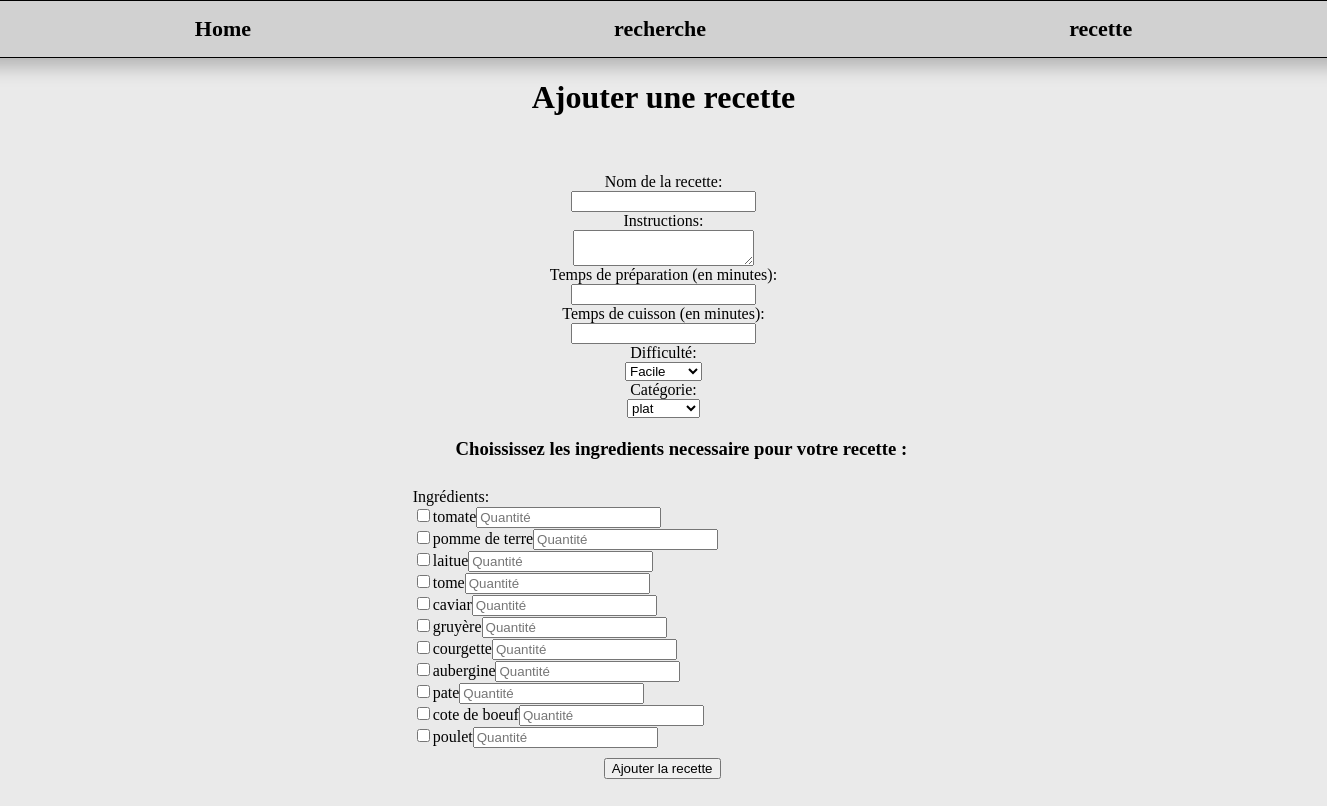
The page /src/component/ajout.php on the database its author committed.
### tables this page shows
CREATE TABLE `ingredients` (
  `ingredient_id` int(11) NOT NULL AUTO_INCREMENT,
  `nom_ingredient` varchar(255) DEFAULT NULL,
  `unite_mesure` varchar(50) DEFAULT NULL,
  PRIMARY KEY (`ingredient_id`)
);

### src/categorie/CategorieDAO.php (called while the page is built, shortened)
<?php
require_once("Categorie.php");
class CategorieDAO{
    private $db;
    public function __construct($db) {
        $this->db = $db;
    }
    public function getAllCategories() {
        $query = "SELECT * FROM categories";
        $stmt = $this->db->prepare($query);
        $categories = [];
        $stmt->execute();
        $rows = $stmt->fetchAll(PDO::FETCH_ASSOC);
        foreach($rows as $row) {
            $categorie = new Categorie($row['categorie_id'], $row['nom_categorie']);
            $categories[] = $categorie;
        }
        return $categories;
    }
}
?>

### src/categorie/Categorie.php (called while the page is built, shortened)
<?php
class Categorie {
    protected $categorie_id;
    protected $nom_categorie;
    public function __construct($categorie_id, $nom_categorie){
        $this->categorie_id = $categorie_id;
        $this->nom_categorie = $nom_categorie;
    }
    public function getCategorieId(){
        return $this->categorie_id;
    }
    public function getNomCategorie(){
        return $this->nom_categorie;
    }
}
?>

### src/ingredient/IngredientDAO.php (called while the page is built, shortened)
<?php
require_once('Ingredient.php');
class IngredientDAO{
    private $db;
    public function __construct($db){
        $this->db = $db;
    }
    public function getIngredients(){
        $sql = "SELECT * FROM ingredients";
        $stmt = $this->db->prepare($sql);
        $stmt->execute();
        $result = $stmt->fetchAll(PDO::FETCH_ASSOC);
        $ingredients = [];
        foreach($result as $row){
            $ingredient = new Ingredient($row['ingredient_id'], $row['nom_ingredient'], $row['unite_mesure']);
            array_push($ingredients, $ingredient);
        }
        return $ingredients;
    }
}
?>

### src/ingredient/Ingredient.php (called while the page is built, shortened)
<?php
class Ingredient{
    private $ingredient_id;
    private $nom_ingredient;
    public function __construct($ingredient_id, $nom_ingredient, $unite_mesure){
        $this->ingredient_id = $ingredient_id;
        $this->nom_ingredient = $nom_ingredient;
    }
    public function getIngredientId(){
        return $this->ingredient_id;
    }
    public function getNomIngredient(){
        return $this->nom_ingredient;
    }
}
?>

### src/component/ajout.php (the view, shortened to what this page needs)
<!DOCTYPE html>
<html lang="en">
<head>
    <link rel="stylesheet" href="../../Css/index.css">
</head>
<body>
    <header>
        <a href="../../index.php">Home</a>
        <a href="shearchBar.php">recherche</a>
        <a href="displayRecette.php">recette</a>
    </header>
    <h1>Ajouter une recette</h1>
    <?php
    require_once '../categorie/CategorieDAO.php';
    require_once '../config.php';
    $categorieDAO = new CategorieDAO($bdd);
    $categories = $categorieDAO->getAllCategories();
    ?>
    <div class="formulaire">
        <form method="post" action="">
            <div class="input-recette">
                <label for="nom_recette">Nom de la recette:</label>
                <input type="text" name="nom_recette" required>
                <label for="instruction">Instructions:</label>
                <textarea name="instruction" required></textarea>
                <label for="temps_preparation">Temps de préparation (en minutes):</label>
                <input type="number" name="temps_preparation" required>
                <label for="temps_cuisson">Temps de cuisson (en minutes):</label>
                <input type="number" name="temps_cuisson" required>
                <label for="difficulte">Difficulté:</label>
                <select name="difficulte" required>
                    <option value="1">Facile</option>
                </select>
                <label for="categorie_id">Catégorie:</label>
                <select name="categorie_id" required>
                    <?php foreach ($categories as $categorie): ?>
                        <option value="<?php echo $categorie->getCategorieId(); ?>"><?php echo      $categorie->getNomCategorie(); ?></option>
                    <?php endforeach; ?>
                </select>
            </div>
            <div class="input-ingredients">
                <h3>Choississez les ingredients necessaire pour votre recette : <br></h3>
                <label for="ingredients"><br>Ingrédients:</label>
                <?php
                    require_once '../ingredient/IngredientDAO.php';
                    $ingredientDAO = new IngredientDAO($bdd);
                    $ingredients = $ingredientDAO->getIngredients();
                    foreach ($ingredients as $ingredient) {
                        echo '<div>';
                        echo '<input type="checkbox" name="ingredients[]" value="' .        $ingredient->getIngredientId() . '">';
                        echo '<label>' . $ingredient->getNomIngredient() . '</label>';
                        echo '<input type="number" name="quantite[' . $ingredient->getIngredientId() .  ']"  placeholder="Quantité">';
                        echo '</div>';
                    }
                ?>
            </div>
            <input type="submit" value="Ajouter la recette" class="submit-recette">
        </form>
    </div>
</body>
</html>

### Css/index.css (style rules this page uses)
body { margin: 0; padding: 0; display: flex; flex-direction: column; justify-content: center; align-items: center; overflow-x: hidden; background-color: #eaeaea; }
header { border: 1px solid black; height: 3.5em; width: 98%; display: flex; justify-content: space-around; align-items: center; padding: 0 8em; box-shadow: 2px 4px 18px 5px rgba(0, 0, 0, 0.242); background-color: rgba(0, 0, 0, 0.104); }
header a { text-decoration: none; color: rgb(0, 0, 0); font-size: 22px; font-weight: bold; transition: all 0.5s ease-in-out; }
.formulaire { margin: 25px 0; padding: 10px; width: 90%; }
.input-recette { display: flex; flex-direction: column; align-items: center; }
.input-ingredients { margin: 10px 0; display: flex; width: 45%; flex-direction: column; align-items: start; margin-left: 29%; }
.input-ingredients h3 { margin: 10px 0; align-self: center; }
.submit-recette { margin-left: 45%; }

### rows shown on the page
ingredients: nom_ingredient "tomate"
ingredients: nom_ingredient "pomme de terre"
ingredients: nom_ingredient "laitue"
ingredients: nom_ingredient "tome"
ingredients: nom_ingredient "caviar"
ingredients: nom_ingredient "gruyère"
ingredients: nom_ingredient "courgette"
ingredients: nom_ingredient "aubergine"
ingredients: nom_ingredient "pate"
ingredients: nom_ingredient "cote de boeuf"
ingredients: nom_ingredient "poulet"

### other values the page prints
form field categorie_id "plat"
